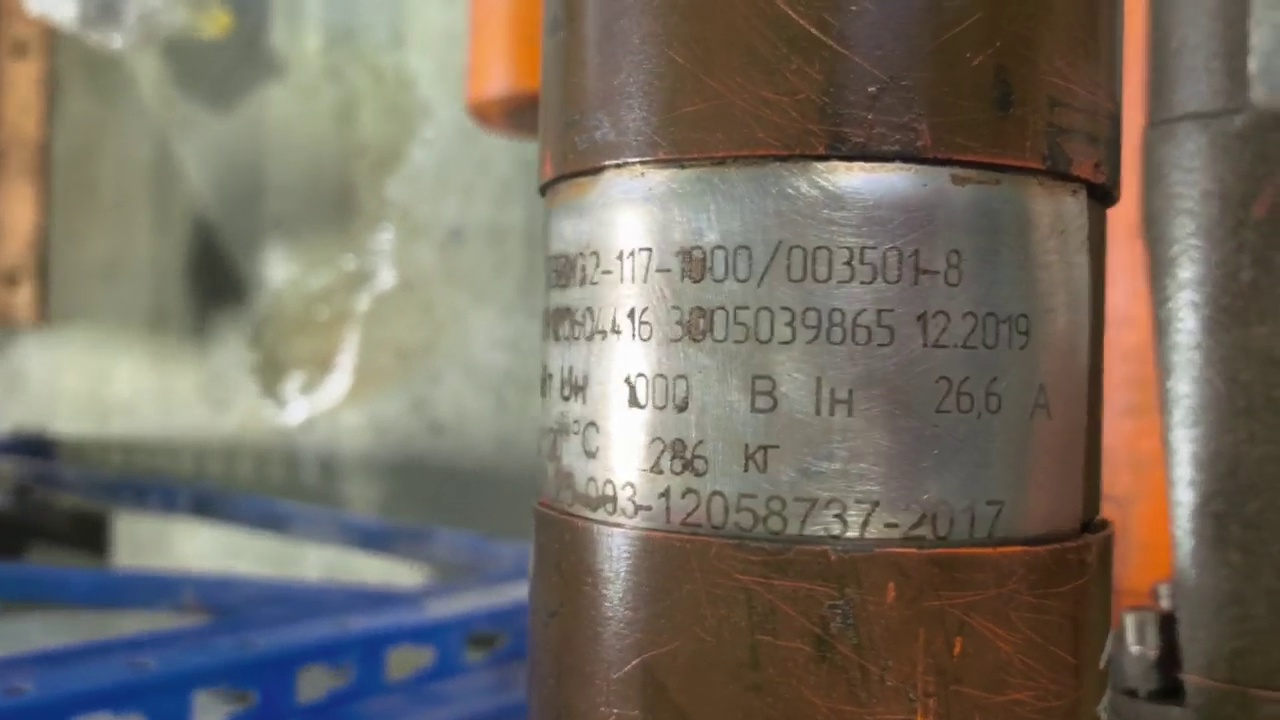
#> input picture reading_text/images/image.png, 1280 x 720 px, given in place of the camera
$ python vision_test.py
#> lines starting #> are read from the running program, lines starting #| are printed output that depends on the picture; after the words box and inside, x2 and y2 are one past the last pixel; in counts of white or black regions, pixels touching at a corner belong together
import cv2
import numpy as np


def main():
    # Подключаемся к камере (0 - обычно встроенная веб-камера или первая подключенная по USB)
    cap = cv2.VideoCapture(0)

    if not cap.isOpened():
        print("Ошибка: Камера не найдена!")
        return

    print("Запуск камеры. Для выхода нажми клавишу 'q'.")

    while True:
        ret, frame = cap.read()
#> frame is the input picture: shape (720, 1280, 3); mean B, G, R 99.7, 111.3, 118.9
        if not ret:
            break

        # Узнаем размеры кадра (чтобы найти центр экрана)
        height, width, _ = frame.shape
#> height = 720; width = 1280
        center_x = int(width / 2)
#> center_x = 640
        center_y = int(height / 2)
#> center_y = 360

        # Слегка размываем кадр, чтобы убрать мелкий цветовой шум
        blurred = cv2.GaussianBlur(frame, (11, 11), 0)

        # Переводим кадр из BGR (стандарт OpenCV) в HSV
        hsv = cv2.cvtColor(blurred, cv2.COLOR_BGR2HSV)
#> hsv: shape (720, 1280, 3); mean H, S, V 33.7, 71.8, 126.3

        # Настраиваем диапазоны красного цвета в HSV
        # Красный цвет коварен, он разбит на два куска: в начале шкалы (0-10) и в конце (170-180)
        lower_red_1 = np.array([0, 120, 70])
        upper_red_1 = np.array([10, 255, 255])

        lower_red_2 = np.array([170, 120, 70])
        upper_red_2 = np.array([180, 255, 255])

        # Создаем две маски и объединяем их
        mask1 = cv2.inRange(hsv, lower_red_1, upper_red_1)
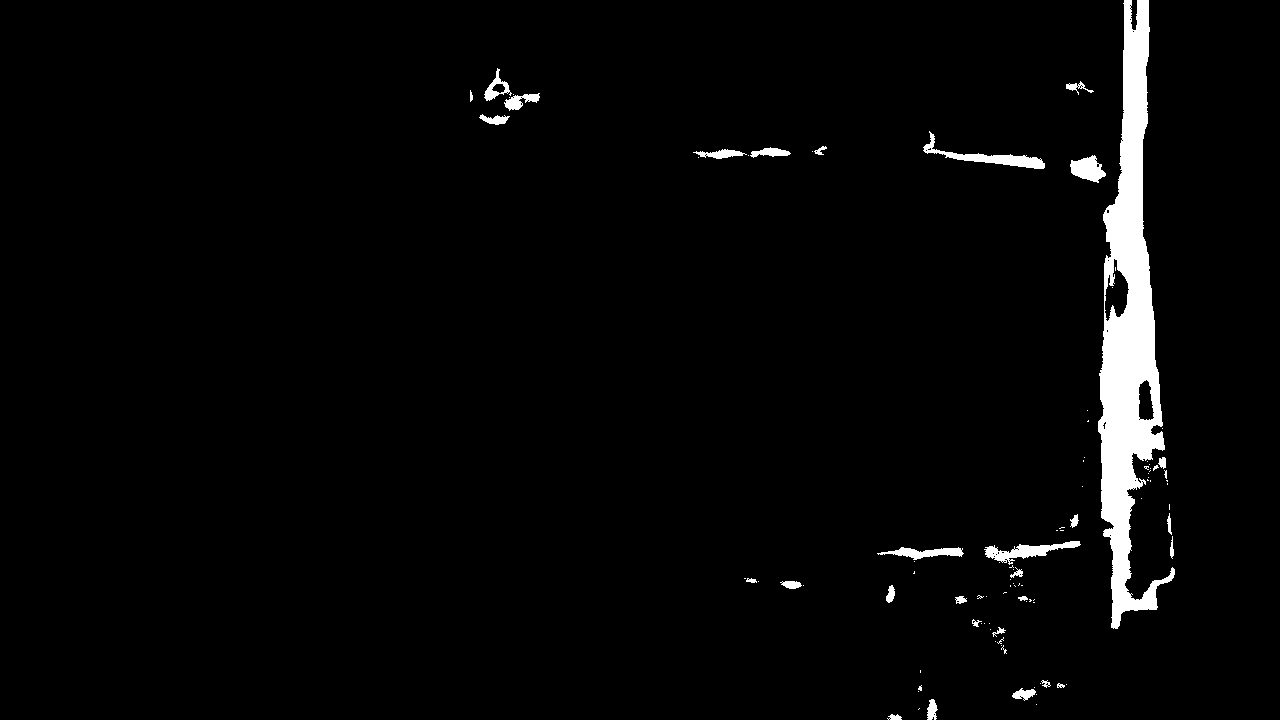
#> mask1: shape (720, 1280); 2.9% white; 99 white regions (69 under 20 px), largest, box (x1, y1, x2, y2) and area: (1098, 0, 1175, 629) 20762, (923, 131, 1045, 169) 1018, (984, 541, 1081, 565) 858
        mask2 = cv2.inRange(hsv, lower_red_2, upper_red_2)
#> mask2: shape (720, 1280); every value is 0
        mask = cv2.bitwise_or(mask1, mask2)

        # "Подчищаем" маску от мелких точек (морфологические операции)
        mask = cv2.erode(mask, None, iterations=2)
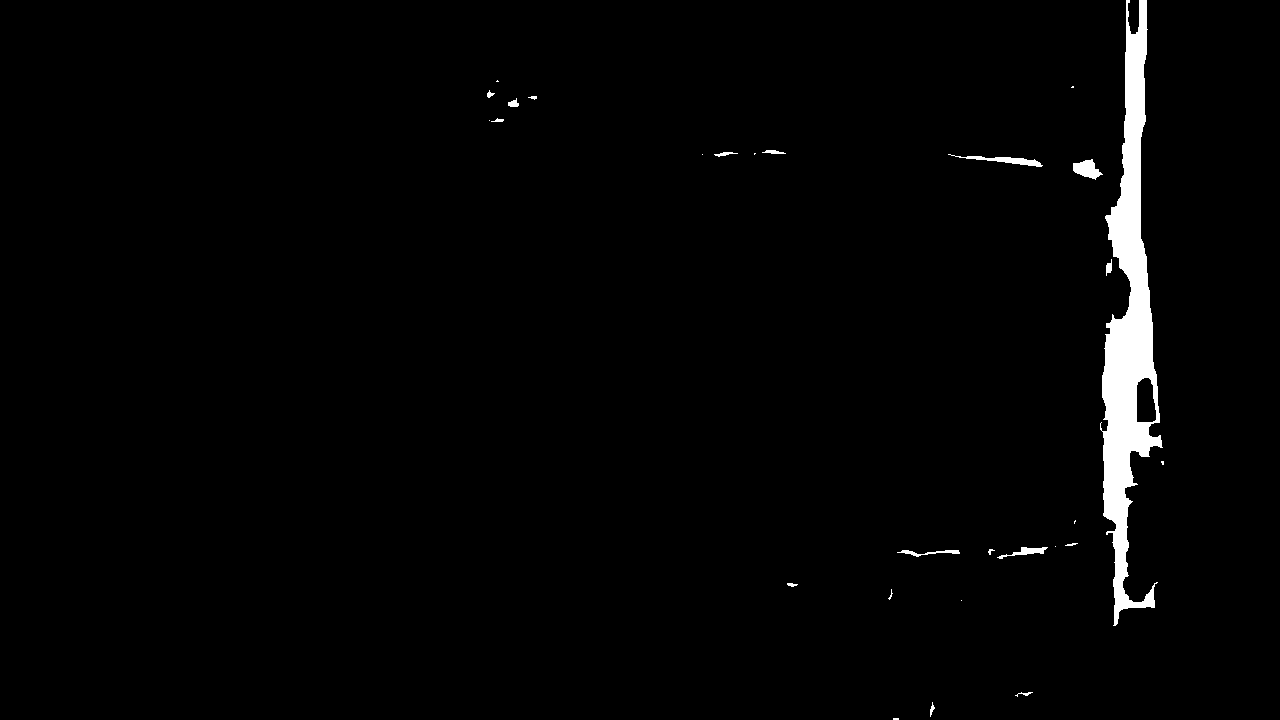
#> mask: shape (720, 1280); 1.9% white; 28 white regions (11 under 20 px), largest, box (x1, y1, x2, y2) and area: (1100, 0, 1163, 626) 16183, (948, 154, 1043, 167) 376, (1073, 159, 1103, 180) 363
        mask = cv2.dilate(mask, None, iterations=2)
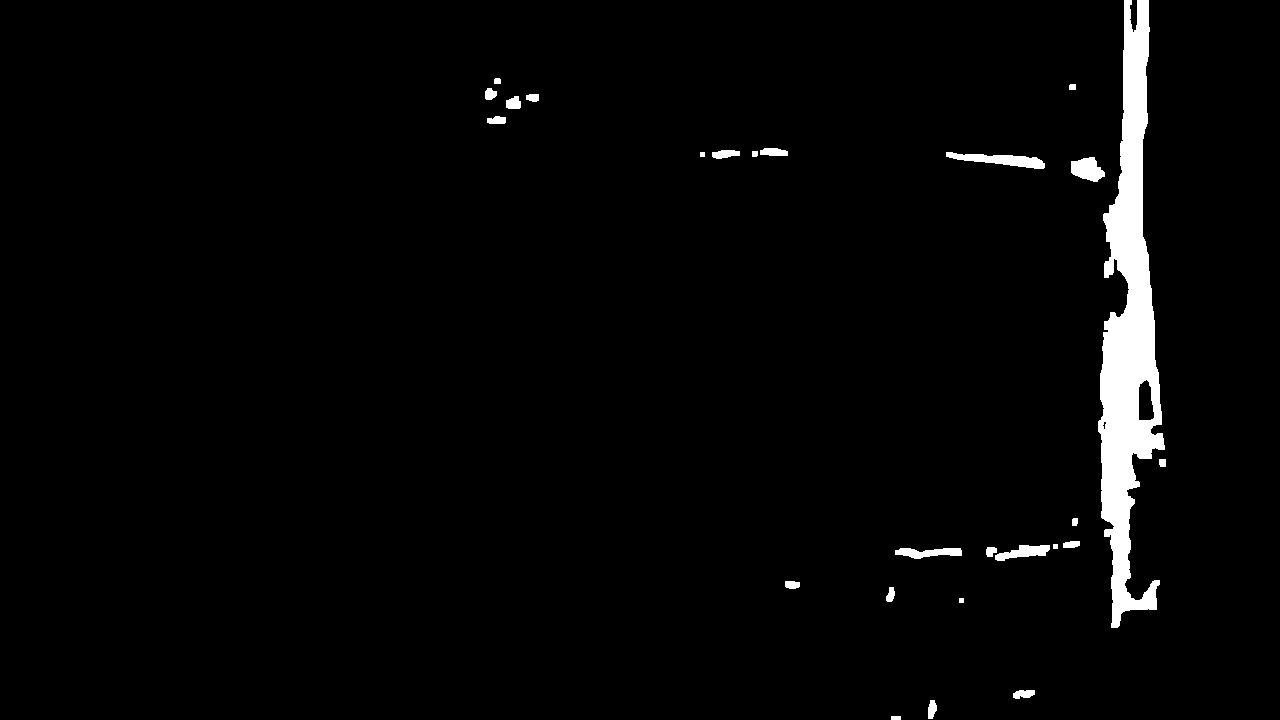
#> mask: shape (720, 1280); 2.7% white; 26 white regions

        # Ищем контуры (границы) красных объектов
        contours, _ = cv2.findContours(mask.copy(), cv2.RETR_EXTERNAL, cv2.CHAIN_APPROX_SIMPLE)
#> contours = 26 contours, 3 with area under 20; largest, box (x1, y1, x2, y2) and area: (1098, 0, 1165, 628) 19926, (946, 152, 1045, 169) 732, (1071, 157, 1105, 182) 536, (995, 545, 1050, 561) 430, (895, 548, 962, 559) 410

        # Если нашли хотя бы один контур
        if len(contours) > 0:
            # Находим самый большой контур (чтобы не отвлекаться на красный фон)
            largest_contour = max(contours, key=cv2.contourArea)
#> largest_contour = contour of 455 points, box (x1, y1, x2, y2) (1098, 0, 1165, 628), area 19926

            # Находим моменты контура, чтобы вычислить его центр масс
            M = cv2.moments(largest_contour)
#> M = moments, m00 19926.5, centre m10/m00, m01/m00 = (1128.7, 329.1)
            if M["m00"] != 0:
                # Координаты центра красного объекта
                obj_x = int(M["m10"] / M["m00"])
#> obj_x = 1128
                obj_y = int(M["m01"] / M["m00"])
#> obj_y = 329

                # Вычисляем ОШИБКУ (насколько объект сдвинут от центра экрана)
                # Если error_x < 0, объект левее центра. Если > 0 - правее.
                error_x = obj_x - center_x
#> error_x = 488
                error_y = obj_y - center_y
#> error_y = -31

                # Рисуем кружок на объекте и линию к центру экрана
                cv2.circle(frame, (obj_x, obj_y), 10, (0, 255, 0), -1)
#> frame: shape (720, 1280, 3); 0.03% of pixels changed, all inside (x1, y1, x2, y2) = (1118, 319, 1139, 340)
                cv2.line(frame, (center_x, center_y), (obj_x, obj_y), (255, 0, 0), 2)

                # Выводим данные на экран
                cv2.putText(frame, f"Err X: {error_x} Y: {error_y}", (20, 40),
                            cv2.FONT_HERSHEY_SIMPLEX, 0.8, (0, 255, 0), 2)
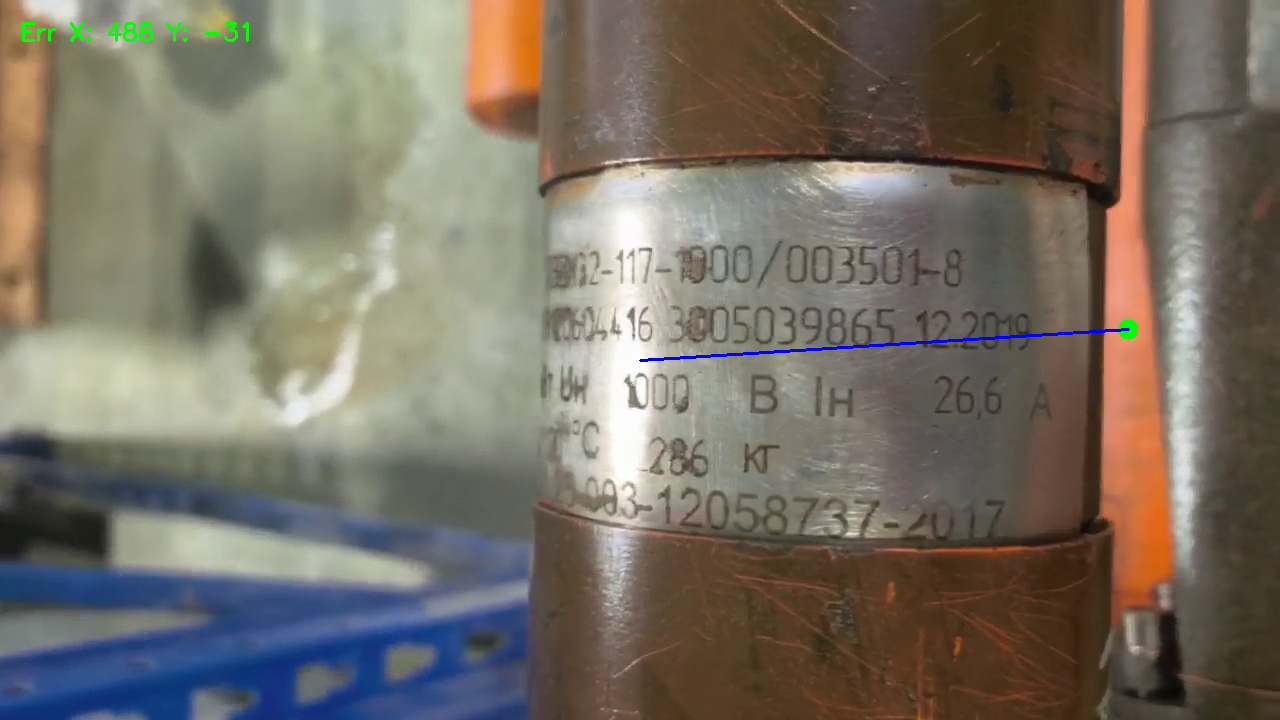
#> frame: shape (720, 1280, 3); mean B, G, R 99.8, 111.3, 118.5

        # Рисуем перекрестие в центре экрана камеры
        cv2.line(frame, (center_x - 20, center_y), (center_x + 20, center_y), (0, 255, 255), 2)
#> frame: shape (720, 1280, 3); 0.01% of pixels changed, all inside (x1, y1, x2, y2) = (619, 359, 662, 362)
        cv2.line(frame, (center_x, center_y - 20), (center_x, center_y + 20), (0, 255, 255), 2)
#> frame: shape (720, 1280, 3); mean B, G, R 99.7, 111.3, 118.5

        # Показываем результат
        cv2.imshow("Original", frame)
        cv2.imshow("Red Mask", mask)  # Второе окно, чтобы видеть, что именно считает красным

        # Выход по клавише 'q'
        if cv2.waitKey(1) & 0xFF == ord('q'):
#> (key q is pressed here)
            break

    cap.release()
    cv2.destroyAllWindows()


if __name__ == "__main__":
    main()
